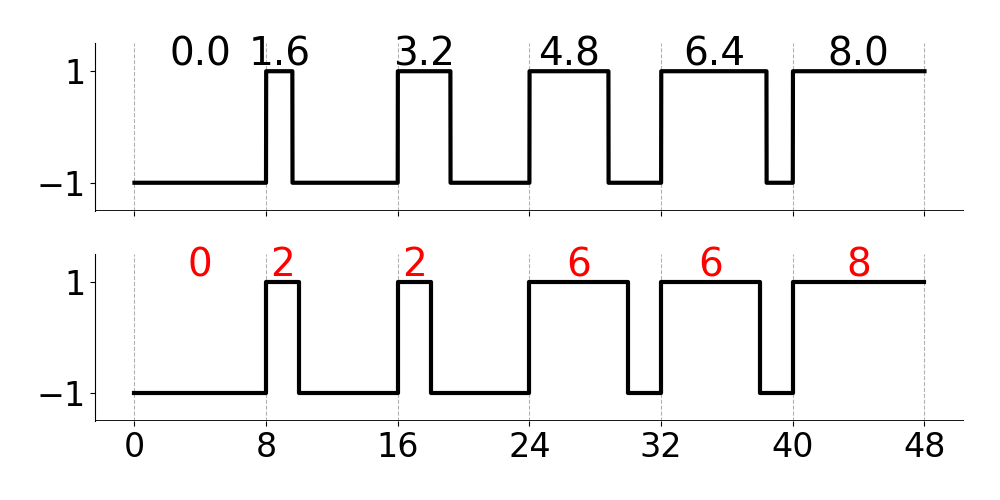

Recreate this plot in Python.
import matplotlib.pyplot as plt
import numpy as np

# Global scaling factor for styling
SCALE = 2


def plot_pwm_comparison_fixed():
    period = 8
    # User-requested duty set
    duties = [0.0, 0.2, 0.4, 0.6, 0.8, 1.0]

    n_domains = len(duties)
    total_samples = period * n_domains

    # Higher resolution for "Original" to show continuous widths
    res = 100
    t_fine = np.linspace(0, total_samples, total_samples * res)
    y_before = np.full_like(t_fine, -1.0)

    signal_after = []
    error = 0.0

    # Centers for labels
    centers_original = []
    centers_diffused = []
    w_afters = []

    # Original (ideal) signal: No quantization of width
    for i, d in enumerate(duties):
        ideal_width = d * period
        start_idx = i * period * res

        # Left-align the pulse within the period in the fine grid
        pulse_samples = int(ideal_width * res)
        pulse_start = start_idx
        y_before[pulse_start : pulse_start + pulse_samples] = 1.0

        # Center position for label (relative to pulse)
        centers_original.append(i * period + (ideal_width / 2 if ideal_width > 0 else period / 2))

        # Quantized signal (Error Diffusion)
        target_val = ideal_width + error
        # Round to nearest even number (scale of 2)
        w_after = int(np.round(target_val / 2) * 2)
        w_after = max(0, min(period, w_after))
        error = target_val - w_after
        w_afters.append(w_after)

        centers_diffused.append(i * period + (w_after / 2 if w_after > 0 else period / 2))

        def make_pulse(width):
            arr = np.full(period, -1.0)
            if width > 0:
                # Left-align
                arr[0:width] = 1.0
            return arr

        signal_after.append(make_pulse(w_after))

    y_after = np.concatenate(signal_after)
    # Append the last value to ensure the step plot reaches the end
    y_after_plot = np.append(y_after, y_after[-1])
    t_after_plot = np.arange(len(y_after_plot))

    # Styling based on SCALE
    fig_width = 10
    fig_height = 5
    font_size = 12 * SCALE
    line_width = 1.5 * SCALE
    text_size = 14 * SCALE

    plt.rcParams.update({"font.size": font_size})

    fig, axes = plt.subplots(2, 1, figsize=(fig_width, fig_height), sharex=True)
    plt.subplots_adjust(hspace=0.2)

    ticks = np.arange(0, total_samples + 1, period)

    # Plot Original (fine resolution)
    axes[0].plot(t_fine, y_before, color="black", linewidth=line_width)

    # Add width labels for Original
    for center, d in zip(centers_original, duties, strict=False):
        width = d * period
        axes[0].text(center, 1.3, f"{width:.1f}", ha="center", va="center", fontsize=text_size)

    # Plot Error Diffusion (step plot)
    axes[1].step(t_after_plot, y_after_plot, where="post", color="black", linewidth=line_width)

    # Add width labels for Error Diffusion
    for center, width in zip(centers_diffused, w_afters, strict=False):
        axes[1].text(center, 1.3, f"{width}", ha="center", va="center", fontsize=text_size, color="red")

    for ax in axes:
        ax.set_ylim(-1.5, 1.5)
        ax.set_yticks([-1, 1])
        ax.set_xticks(ticks)
        ax.grid(axis="x", linestyle="--", color="black", alpha=0.3)

        ax.spines["top"].set_visible(False)
        ax.spines["right"].set_visible(False)
        ax.spines["bottom"].set_visible(False)
        ax.axhline(y=-1.5, color="black", linewidth=1 * SCALE)

    axes[0].tick_params(labelbottom=False)

    plt.tight_layout()
    plt.savefig("err_diff.png")
    print("Saved err_diff.png")


if __name__ == "__main__":
    plot_pwm_comparison_fixed()
